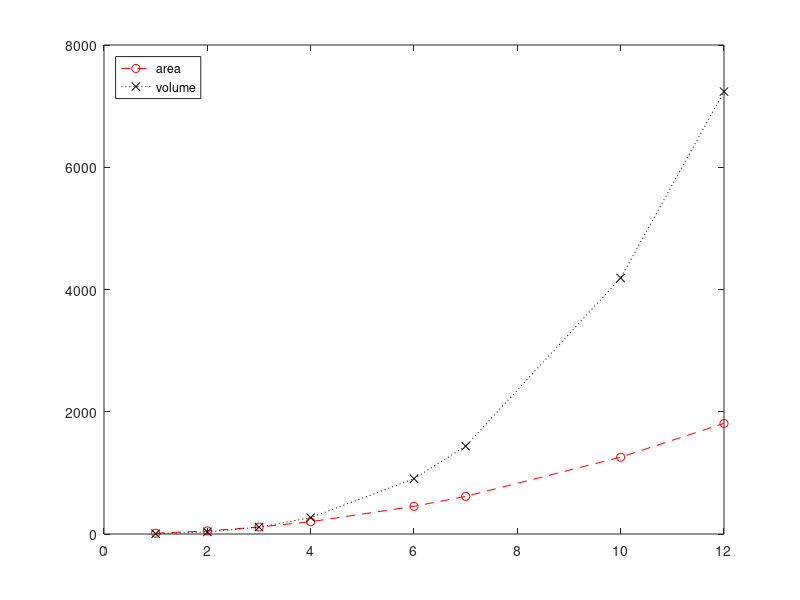
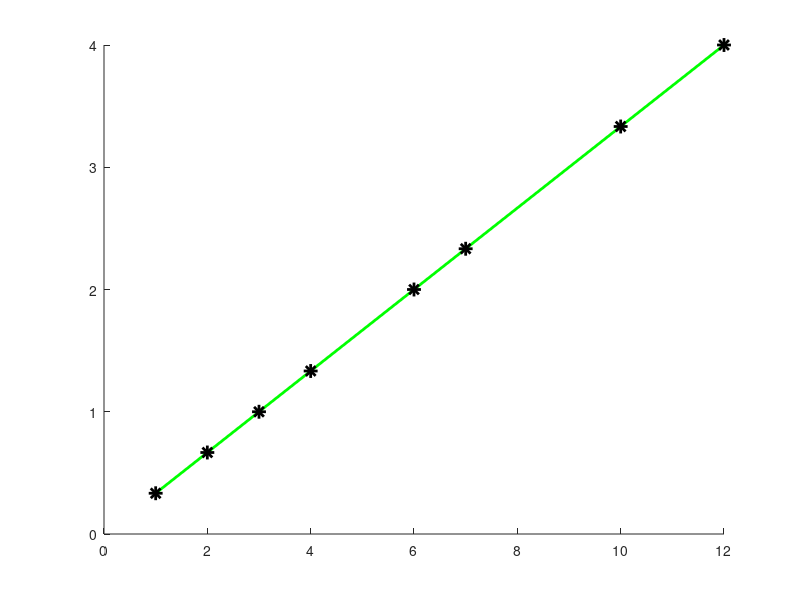

Recreate these plots in MATLAB, in order.
clear, clc

l = [1 2 5 10]

w = [2 4.3 1 1.5]

area_rectangles = l.*w

h = [5 1 4 0.5]

area_beams = 2.*l.*w+2.*l.*h+2.*w.*h

volume_beams = l.*h.*w

radius = [1 2 3 4 6 7 10 12]

area_spheres = 4.*pi.*radius.^2

volume_spheres = (4./3).*pi.*radius.^3

ratio = volume_spheres./area_spheres

plot(radius, area_spheres, '--or')

hold on
plot(radius, volume_spheres, ':xk')
legend('area', 'volume', 'Location', 'Northwest')
hold off

figure(34) , clf(34) , hold on
plot(radius, ratio, '-*g', 'LineWidth', 2, 'MarkerEdgeColor', 'k', 'MarkerSize', 10)





